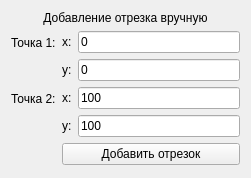
   <widget class="QWidget" name="formLayoutWidget_2">
    <property name="geometry">
     <rect>
      <x>1040</x>
      <y>640</y>
      <width>251</width>
      <height>178</height>
     </rect>
    </property>
    <layout class="QFormLayout" name="addLineForm">
     <item row="1" column="0">
      <widget class="QLabel" name="lineP1Label">
       <property name="text">
        <string>Точка 1:</string>
       </property>
      </widget>
     </item>
     <item row="2" column="0">
      <widget class="QLabel" name="lineP2Label">
       <property name="text">
        <string>Точка 2:</string>
       </property>
      </widget>
     </item>
     <item row="1" column="1">
      <layout class="QFormLayout" name="lineP1Form">
       <item row="0" column="0">
        <widget class="QLabel" name="lineP1XLabel">
         <property name="text">
          <string>x:</string>
         </property>
        </widget>
       </item>
       <item row="1" column="0">
        <widget class="QLabel" name="lineP1YLabel">
         <property name="text">
          <string>y:</string>
         </property>
        </widget>
       </item>
       <item row="0" column="1">
        <widget class="QLineEdit" name="lineP1X">
         <property name="text">
          <string>0</string>
         </property>
        </widget>
       </item>
       <item row="1" column="1">
        <widget class="QLineEdit" name="lineP1Y">
         <property name="text">
          <string>0</string>
         </property>
        </widget>
       </item>
      </layout>
     </item>
     <item row="2" column="1">
      <layout class="QFormLayout" name="lineP2Form">
       <item row="0" column="0">
        <widget class="QLabel" name="lineP2XLabel">
         <property name="text">
          <string>x:</string>
         </property>
        </widget>
       </item>
       <item row="1" column="0">
        <widget class="QLabel" name="lineP2YLabel">
         <property name="text">
          <string>y:</string>
         </property>
        </widget>
       </item>
       <item row="0" column="1">
        <widget class="QLineEdit" name="lineP2X">
         <property name="text">
          <string>100</string>
         </property>
        </widget>
       </item>
       <item row="1" column="1">
        <widget class="QLineEdit" name="lineP2Y">
         <property name="text">
          <string>100</string>
         </property>
        </widget>
       </item>
      </layout>
     </item>
     <item row="3" column="1">
      <widget class="QPushButton" name="addLineButton">
       <property name="text">
        <string>Добавить отрезок</string>
       </property>
      </widget>
     </item>
     <item row="0" column="0" colspan="2">
      <widget class="QLabel" name="addLineLabel">
       <property name="text">
        <string>Добавление отрезка вручную</string>
       </property>
       <property name="alignment">
        <set>Qt::AlignmentFlag::AlignCenter</set>
       </property>
      </widget>
     </item>
    </layout>
   </widget>
